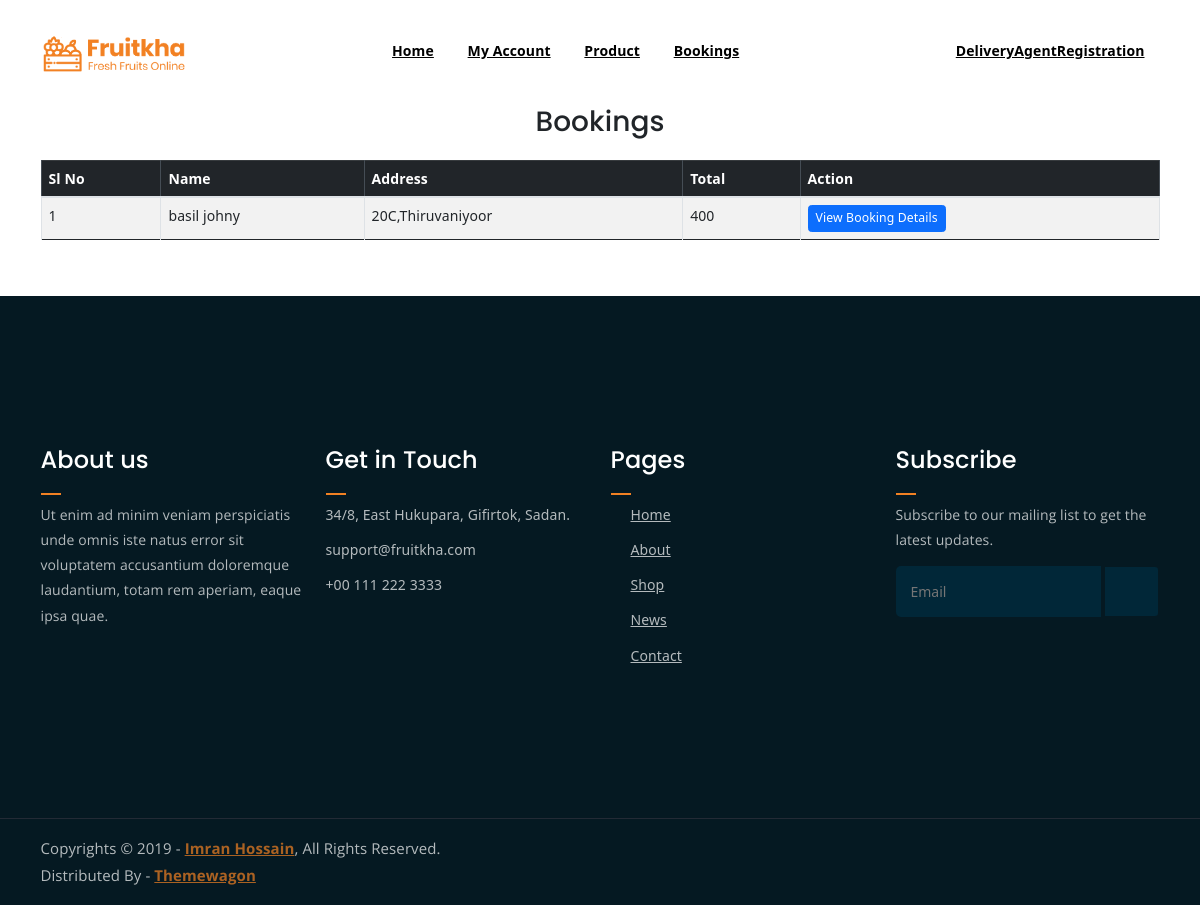
/Project/Seller/Bookings.php (signed in), run on the app's committed database.
### tables this page shows
CREATE TABLE `tbl_cart` (
  `cart_id` int(11) NOT NULL,
  `cart_quantity` int(11) NOT NULL DEFAULT 1,
  `cart_status` int(11) NOT NULL DEFAULT 0,
  `product_id` int(11) NOT NULL,
  `deliveryagent_id` int(11) NOT NULL,
  `booking_id` int(11) NOT NULL
);

CREATE TABLE `tbl_user` (
  `user_id` int(11) NOT NULL,
  `user_name` varchar(100) NOT NULL,
  `user_gender` varchar(100) NOT NULL,
  `user_contact` varchar(60) NOT NULL,
  `user_email` varchar(100) NOT NULL,
  `user_password` varchar(100) NOT NULL,
  `user_photo` varchar(500) NOT NULL,
  `user_proof` varchar(500) NOT NULL,
  `place_id` int(11) NOT NULL,
  `district_id` int(11) NOT NULL,
  `user_address` varchar(100) NOT NULL
);

CREATE TABLE `tbl_booking` (
  `booking_id` int(100) NOT NULL,
  `booking_amount` varchar(100) NOT NULL,
  `booking_status` int(11) NOT NULL DEFAULT 0,
  `booking_date` varchar(100) NOT NULL,
  `user_id` int(100) NOT NULL
);

### Project/Seller/Bookings.php (the view, shortened to what this page needs)
<?php
include("Head.php");
	 ?>
<!DOCTYPE html PUBLIC "-//W3C//DTD XHTML 1.0 Transitional//EN" "http://www.w3.org/TR/xhtml1/DTD/xhtml1-transitional.dtd">
<html xmlns="http://www.w3.org/1999/xhtml">
<head>
</head>
<br><br><br>
<body>
<div class="container my-5">
    <h2 class="text-center mb-4">Bookings</h2>
    <form id="form1" name="form1" method="post" action="">
        <div class="table-responsive">
            <table class="table table-bordered table-striped">
                <thead class="table-dark">
                    <tr>
                        <th scope="col">Sl No</th>
                        <th scope="col">Name</th>
                        <th scope="col">Address</th>
                        <th scope="col">Total</th>
                        <th scope="col">Action</th>
                    </tr>
                </thead>
                <tbody>
                <?php
                $selQry = "SELECT * from tbl_cart c
                            INNER JOIN tbl_product p ON c.product_id=p.product_id
                            INNER JOIN tbl_booking b ON c.booking_id=b.booking_id
                            INNER JOIN tbl_user n ON n.user_id=b.user_id
                            WHERE booking_status='2' and seller_id=".$_SESSION['sid']."
                              GROUP BY b.booking_id order by b.booking_date";
                $result = $con->query($selQry);
                $i = 0;
                while ($data = $result->fetch_assoc()) {
                    $i++;
                    ?>
                    <tr>
                        <td><?php echo $i; ?></td>
                        <td><?php echo $data['user_name']; ?></td>
                        <td><?php echo $data['user_address']; ?></td>
                        <td><?php echo $data['booking_amount']; ?></td>
                        <td>
                            <a href="UserBooking.php?bid=<?php echo $data['booking_id']; ?>" class="btn btn-primary btn-sm">View Booking Details</a>
                        </td>
                    </tr>
                    <?php
                }
                ?>
                </tbody>
            </table>
        </div>
    </form>
</div>
</body>
</html>
<?php
include("Foot.php");
?>

### Project/Assets/Templates/Main/assets/css/main.css (style rules this page uses)
html { font-size: 14px; font-weight: 400; line-height: 28px; height: 100%; }
body { font-family: "Open Sans", sans-serif; font-weight: 400; font-size: 1rem; letter-spacing: 0.1px; line-height: 1.8; color: #051922; overflow-x: hidden; }
a { cursor: pointer; text-decoration: none; -webkit-transition: all 0.2s ease-in-out; -o-transition: all 0.2s ease-in-out; transition: all 0.2s ease-in-out; }
h1, .h1, h2, .h2, h3, .h3, h4, .h4, h5, .h5, h6, .h6 { font-family: "Poppins", sans-serif; font-weight: 700; margin: 0 0 1.25rem 0; color: #051922; }
h2, .h2 { font-size: 3rem; font-weight: 700; line-height: 3.25rem; }
html, body { height: 100%; }
thead { border-bottom: 1px solid #eee; }

### data on the page
tbl_cart: tbl_user.user_name "basil johny", tbl_user.user_address "20C,Thiruvaniyoor", booking.booking_amount "400"
